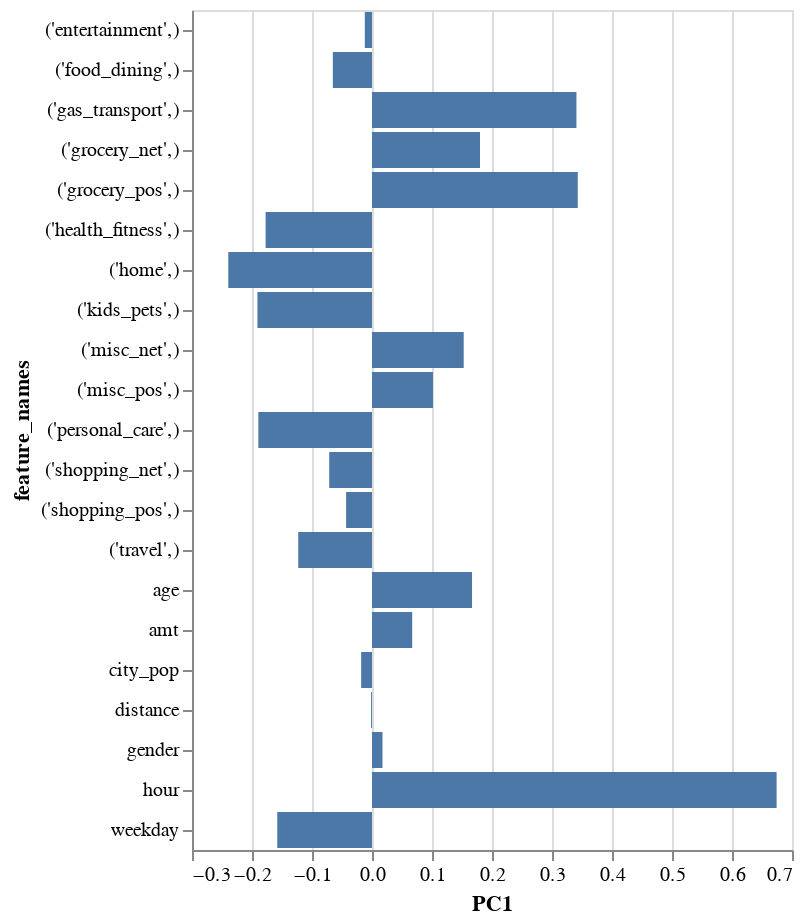

Notebook code cell kept with this figure:
### Code cell
alt.Chart(loadings_df).mark_bar().encode(
    x='PC1:Q',
    y="feature_names:N"
)
